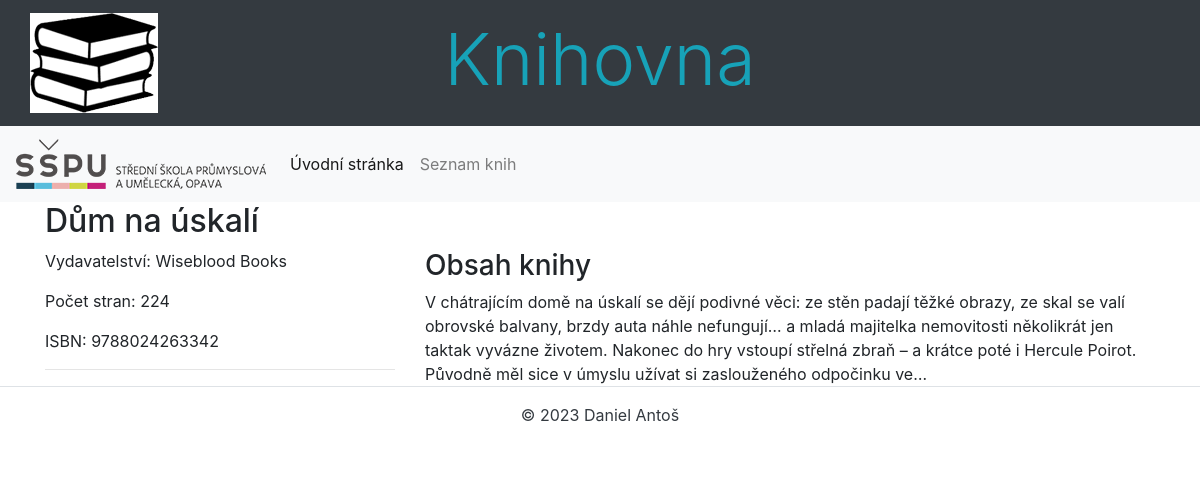
Page /myapp/seznam/2 on the committed database.
### myapp/models.py (models this page shows)
class Kniha(models.Model):
    isbn = models.CharField(max_length=17, verbose_name="ISBN knihy")
    titul = models.CharField(max_length=100, verbose_name="Titul knihy")
    strany = models.CharField(max_length=5, verbose_name="Počet stran")
    obsah = models.TextField(max_length=5000, verbose_name="Obsah knihy")
    nakladatelstvi = models.ForeignKey("Nakladatelstvi", verbose_name="Nakladatelství knihy", on_delete=models.CASCADE)
    class Meta:
        verbose_name = 'Kniha'
        verbose_name_plural = 'Knihy'
        ordering = ['titul']
    def __str__(self):
        return self.titul

class Nakladatelstvi(models.Model):
    nazev = models.CharField(max_length=50, verbose_name="Název")
    class Meta:
        verbose_name = 'Nakladatelství'
        verbose_name_plural = 'Nakladatelství'
        ordering = ['nazev']
    def __str__(self):
        return self.nazev

### myapp/views.py (the view)
# urls.py: path('seznam/<int:pk>', views.Detail_kniha.as_view(), name='kniha'),
class Detail_kniha(DetailView):
    model = Kniha
    template_name = "detail.html"
    context_object_name = "kniha"

### myapp/templates/detail.html (shortened to what this page needs)
{% extends 'base.html' %}
{% block content %}
    <h2>
        {{ kniha.titul }}
    </h2>
    <div class="row">
        <div class="col-md-4">
            <p>Vydavatelství: {{ kniha.nakladatelstvi }}</p>
            <p>Počet stran: {{ kniha.strany }}</p>
            <p>ISBN: {{ kniha.isbn }}</p>
            <hr>
        </div>
        <div class="col-md-8">
            <h3>Obsah knihy</h3>
            <div>{{ kniha.obsah }}</div>
        </div>
    </div>
{% endblock %}

### rows in the picture
Kniha: titul "Dům na úskalí", nakladatelstvi "Wiseblood Books", strany "224", isbn "9788024263342", obsah "V chátrajícím domě na úskalí se dějí podivné věci: ze stěn padají těžké obrazy, ze skal se valí obrovské balvany, brzdy auta náhle nefungují… a mladá majitelka nemovitosti několikrát jen taktak vyvázne životem. Nakonec do hry vstoupí střelná zbraň – a krátce poté i Hercule Poirot. Původně měl sice v úmyslu užívat si zaslouženého odpočinku ve…"
